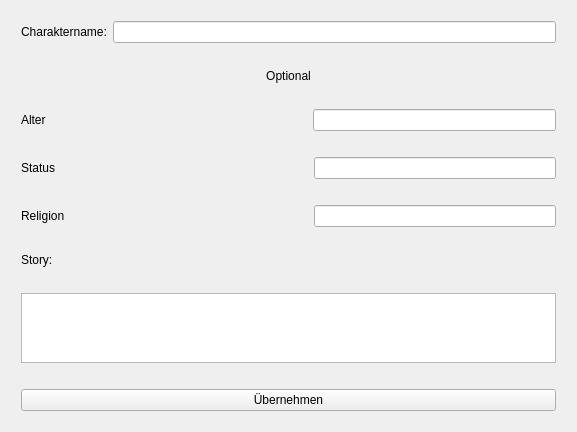
<?xml version="1.0" encoding="UTF-8"?>
<ui version="4.0">
 <class>Form</class>
 <widget class="QWidget" name="Form">
  <property name="geometry">
   <rect>
    <x>0</x>
    <y>0</y>
    <width>577</width>
    <height>406</height>
   </rect>
  </property>
  <property name="windowTitle">
   <string>Charaktererstellung</string>
  </property>
  <layout class="QVBoxLayout" name="verticalLayout">
   <item>
    <layout class="QHBoxLayout" name="horizontalLayout">
     <property name="leftMargin">
      <number>10</number>
     </property>
     <property name="topMargin">
      <number>10</number>
     </property>
     <property name="rightMargin">
      <number>10</number>
     </property>
     <property name="bottomMargin">
      <number>10</number>
     </property>
     <item>
      <widget class="QLabel" name="label">
       <property name="text">
        <string>Charaktername:</string>
       </property>
      </widget>
     </item>
     <item>
      <widget class="QLineEdit" name="lineCharCreationName"/>
     </item>
    </layout>
   </item>
   <item>
    <layout class="QHBoxLayout" name="horizontalLayout_2">
     <property name="leftMargin">
      <number>10</number>
     </property>
     <property name="topMargin">
      <number>10</number>
     </property>
     <property name="rightMargin">
      <number>10</number>
     </property>
     <property name="bottomMargin">
      <number>10</number>
     </property>
     <item>
      <widget class="QLabel" name="label_2">
       <property name="text">
        <string>Optional</string>
       </property>
       <property name="alignment">
        <set>Qt::AlignCenter</set>
       </property>
      </widget>
     </item>
    </layout>
   </item>
   <item>
    <layout class="QHBoxLayout" name="horizontalLayout_3">
     <property name="leftMargin">
      <number>10</number>
     </property>
     <property name="topMargin">
      <number>10</number>
     </property>
     <property name="rightMargin">
      <number>10</number>
     </property>
     <property name="bottomMargin">
      <number>10</number>
     </property>
     <item>
      <widget class="QLabel" name="label_3">
       <property name="text">
        <string>Alter     </string>
       </property>
      </widget>
     </item>
     <item>
      <spacer name="horizontalSpacer">
       <property name="orientation">
        <enum>Qt::Horizontal</enum>
       </property>
       <property name="sizeHint" stdset="0">
        <size>
         <width>40</width>
         <height>20</height>
        </size>
       </property>
      </spacer>
     </item>
     <item>
      <widget class="QLineEdit" name="lineCharCreationAge"/>
     </item>
    </layout>
   </item>
   <item>
    <layout class="QHBoxLayout" name="horizontalLayout_4">
     <property name="leftMargin">
      <number>10</number>
     </property>
     <property name="topMargin">
      <number>10</number>
     </property>
     <property name="rightMargin">
      <number>10</number>
     </property>
     <property name="bottomMargin">
      <number>10</number>
     </property>
     <item>
      <widget class="QLabel" name="label_4">
       <property name="text">
        <string>Status   </string>
       </property>
      </widget>
     </item>
     <item>
      <spacer name="horizontalSpacer_2">
       <property name="orientation">
        <enum>Qt::Horizontal</enum>
       </property>
       <property name="sizeHint" stdset="0">
        <size>
         <width>40</width>
         <height>20</height>
        </size>
       </property>
      </spacer>
     </item>
     <item>
      <widget class="QLineEdit" name="lineCharCreationStatus"/>
     </item>
    </layout>
   </item>
   <item>
    <layout class="QHBoxLayout" name="horizontalLayout_5">
     <property name="leftMargin">
      <number>10</number>
     </property>
     <property name="topMargin">
      <number>10</number>
     </property>
     <property name="rightMargin">
      <number>10</number>
     </property>
     <property name="bottomMargin">
      <number>10</number>
     </property>
     <item>
      <widget class="QLabel" name="label_5">
       <property name="text">
        <string>Religion</string>
       </property>
      </widget>
     </item>
     <item>
      <spacer name="horizontalSpacer_3">
       <property name="orientation">
        <enum>Qt::Horizontal</enum>
       </property>
       <property name="sizeHint" stdset="0">
        <size>
         <width>40</width>
         <height>20</height>
        </size>
       </property>
      </spacer>
     </item>
     <item>
      <widget class="QLineEdit" name="lineCharCreationReligion"/>
     </item>
    </layout>
   </item>
   <item>
    <layout class="QHBoxLayout" name="horizontalLayout_6">
     <property name="leftMargin">
      <number>10</number>
     </property>
     <property name="topMargin">
      <number>10</number>
     </property>
     <property name="rightMargin">
      <number>10</number>
     </property>
     <property name="bottomMargin">
      <number>10</number>
     </property>
     <item>
      <widget class="QLabel" name="label_6">
       <property name="text">
        <string>Story:</string>
       </property>
      </widget>
     </item>
    </layout>
   </item>
   <item>
    <layout class="QHBoxLayout" name="horizontalLayout_7">
     <property name="leftMargin">
      <number>10</number>
     </property>
     <property name="topMargin">
      <number>10</number>
     </property>
     <property name="rightMargin">
      <number>10</number>
     </property>
     <property name="bottomMargin">
      <number>10</number>
     </property>
     <item>
      <widget class="QTextEdit" name="lineCharCreationStory"/>
     </item>
    </layout>
   </item>
   <item>
    <layout class="QHBoxLayout" name="horizontalLayout_8">
     <property name="leftMargin">
      <number>10</number>
     </property>
     <property name="topMargin">
      <number>10</number>
     </property>
     <property name="rightMargin">
      <number>10</number>
     </property>
     <property name="bottomMargin">
      <number>10</number>
     </property>
     <item>
      <widget class="QPushButton" name="buttonCharCreationApply">
       <property name="text">
        <string>Übernehmen</string>
       </property>
      </widget>
     </item>
    </layout>
   </item>
  </layout>
 </widget>
 <resources/>
 <connections/>
</ui>
